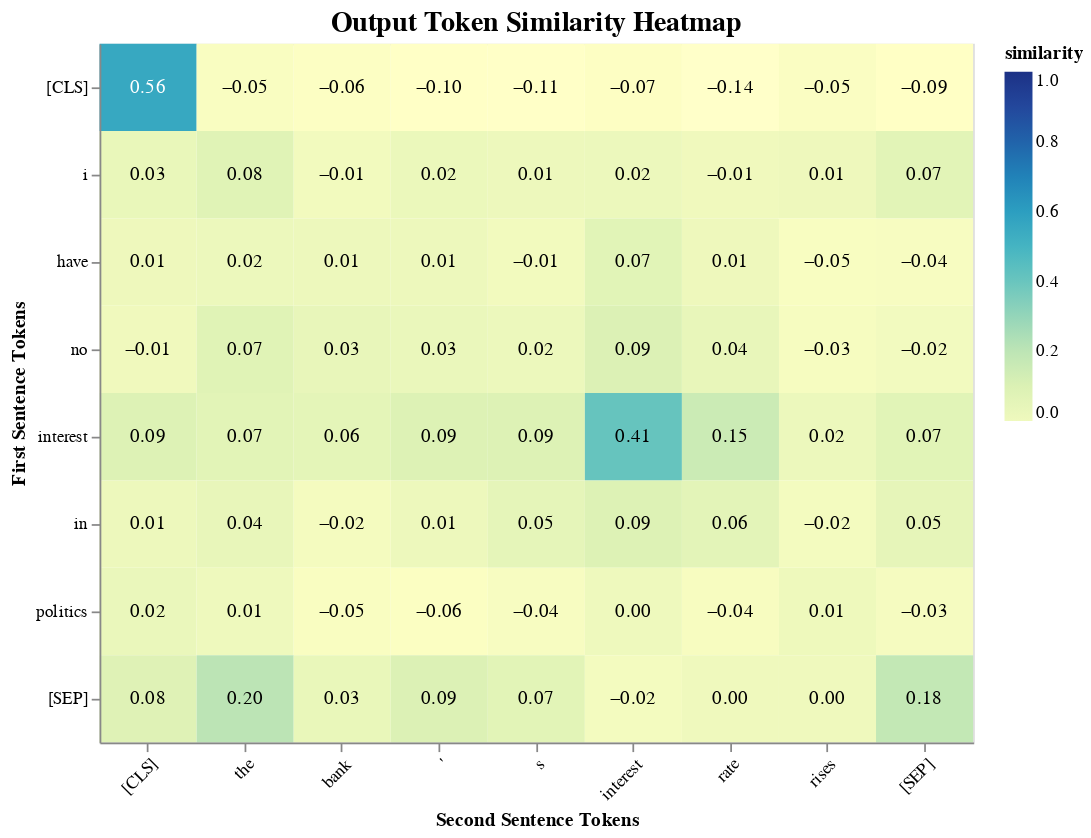

Here is the notebook cell this chart was saved with:
### Markdown cell above
### Visualize the **Output** Token Similarity

Similar to the way to visualized the similarity of the **Input** tokens from the embedding lookup table, we will visualize the similar of the same tokens from the **Output** of the transformer model, after it applied the positional encoding and the attention layers.

### Code cell
# Get token labels
x_labels = model.tokenizer.convert_ids_to_tokens(second_tokens["input_ids"][0])
y_labels = model.tokenizer.convert_ids_to_tokens(first_tokens["input_ids"][0])

# Create a DataFrame for Altair
data = pd.DataFrame(
    [(x, y, distances[i, j]) for i, y in enumerate(y_labels) for j, x in enumerate(x_labels)],
    columns=['x', 'y', 'similarity']
)

# Create heatmap using Altair
chart = alt.Chart(data).mark_rect().encode(
    x=alt.X('x:O', title='Second Sentence Tokens', axis=alt.Axis(labelAngle=-45), sort=x_labels),
    y=alt.Y('y:O', title='First Sentence Tokens', sort=y_labels),
    color=alt.Color('similarity:Q', scale=alt.Scale(scheme='yellowgreenblue', domain=[0, 1])),
    tooltip=['x', 'y', alt.Tooltip('similarity:Q', format='.2f')]
).properties(
    width=500,
    height=400,
    title='Output Token Similarity Heatmap'
)

# Add text labels
text = chart.mark_text(baseline='middle').encode(
    text=alt.Text('similarity:Q', format='.2f'),
    color=alt.condition(
        alt.datum.similarity > 0.5,
        alt.value('white'),
        alt.value('black')
    )
)

# Combine chart and text
final_chart = (chart + text).configure_title(fontSize=16)

# Display the chart
final_chart

### Figure 1 — Vega specification as saved in the notebook (floating-point values rounded to 4 significant figures)
{"$schema": "https://vega.github.io/schema/vega/v5.json", "data": [{"name": "source_0", "values": [{"similarity": "0.5562288165092468", "x": "[CLS]", "x_x_sort_index": 0.0, "y": "[CLS]", "y_y_sort_index": 0.0}, {"similarity": "-0.048242345452308655", "x": "the", "x_x_sort_index": 1.0, "y": "[CLS]", "y_y_sort_index": 0.0}, {"similarity": "-0.06309377402067184", "x": "bank", "x_x_sort_index": 2.0, "y": "[CLS]", "y_y_sort_index": 0.0}, {"similarity": "-0.1001487597823143", "x": "'", "x_x_sort_index": 3.0, "y": "[CLS]", "y_y_sort_index": 0.0}, {"similarity": "-0.1088927686214447", "x": "s", "x_x_sort_index": 4.0, "y": "[CLS]", "y_y_sort_index": 0.0}, {"similarity": "-0.06763740628957748", "x": "interest", "x_x_sort_index": 5.0, "y": "[CLS]", "y_y_sort_index": 0.0}, {"similarity": "-0.138666570186615", "x": "rate", "x_x_sort_index": 6.0, "y": "[CLS]", "y_y_sort_index": 0.0}, {"similarity": "-0.05464452877640724", "x": "rises", "x_x_sort_index": 7.0, "y": "[CLS]", "y_y_sort_index": 0.0}, {"similarity": "-0.09434383362531662", "x": "[SEP]", "x_x_sort_index": 8.0, "y": "[CLS]", "y_y_sort_index": 0.0}, {"similarity": "0.030221667140722275", "x": "[CLS]", "x_x_sort_index": 0.0, "y": "i", "y_y_sort_index": 1.0}, {"similarity": "0.07727539539337158", "x": "the", "x_x_sort_index": 1.0, "y": "i", "y_y_sort_index": 1.0}, {"similarity": "-0.012917368672788143", "x": "bank", "x_x_sort_index": 2.0, "y": "i", "y_y_sort_index": 1.0}, {"similarity": "0.01774468645453453", "x": "'", "x_x_sort_index": 3.0, "y": "i", "y_y_sort_index": 1.0}, {"similarity": "0.007629282772541046", "x": "s", "x_x_sort_index": 4.0, "y": "i", "y_y_sort_index": 1.0}, {"similarity": "0.015204433351755142", "x": "interest", "x_x_sort_index": 5.0, "y": "i", "y_y_sort_index": 1.0}, {"similarity": "-0.005452487617731094", "x": "rate", "x_x_sort_index": 6.0, "y": "i", "y_y_sort_index": 1.0}, {"similarity": "0.006697662174701691", "x": "rises", "x_x_sort_index": 7.0, "y": "i", "y_y_sort_index": 1.0}, {"similarity": "0.06716310977935791", "x": "[SEP]", "x_x_sort_index": 8.0, "y": "i", "y_y_sort_index": 1.0}, {"similarity": "0.00663348101079464", "x": "[CLS]", "x_x_sort_index": 0.0, "y": "have", "y_y_sort_index": 2.0}, {"similarity": "0.01564936339855194", "x": "the", "x_x_sort_index": 1.0, "y": "have", "y_y_sort_index": 2.0}, {"similarity": "0.012428860180079937", "x": "bank", "x_x_sort_index": 2.0, "y": "have", "y_y_sort_index": 2.0}, {"similarity": "0.011913347989320755", "x": "'", "x_x_sort_index": 3.0, "y": "have", "y_y_sort_index": 2.0}, {"similarity": "-0.014825351536273956", "x": "s", "x_x_sort_index": 4.0, "y": "have", "y_y_sort_index": 2.0}, {"similarity": "0.06870950758457184", "x": "interest", "x_x_sort_index": 5.0, "y": "have", "y_y_sort_index": 2.0}, {"similarity": "0.006415594834834337", "x": "rate", "x_x_sort_index": 6.0, "y": "have", "y_y_sort_index": 2.0}, {"similarity": "-0.04572228342294693", "x": "rises", "x_x_sort_index": 7.0, "y": "have", "y_y_sort_index": 2.0}, {"similarity": "-0.042286597192287445", "x": "[SEP]", "x_x_sort_index": 8.0, "y": "have", "y_y_sort_index": 2.0}, {"similarity": "-0.0054005216807127", "x": "[CLS]", "x_x_sort_index": 0.0, "y": "no", "y_y_sort_index": 3.0}, {"similarity": "0.07278254628181458", "x": "the", "x_x_sort_index": 1.0, "y": "no", "y_y_sort_index": 3.0}, {"similarity": "0.034456200897693634", "x": "bank", "x_x_sort_index": 2.0, "y": "no", "y_y_sort_index": 3.0}, {"similarity": "0.027242761105298996", "x": "'", "x_x_sort_index": 3.0, "y": "no", "y_y_sort_index": 3.0}, {"similarity": "0.015076298266649246", "x": "s", "x_x_sort_index": 4.0, "y": "no", "y_y_sort_index": 3.0}, {"similarity": "0.09433852136135101", "x": "interest", "x_x_sort_index": 5.0, "y": "no", "y_y_sort_index": 3.0}, {"similarity": "0.035378679633140564", "x": "rate", "x_x_sort_index": 6.0, "y": "no", "y_y_sort_index": 3.0}, {"similarity": "-0.03255023807287216", "x": "rises", "x_x_sort_index": 7.0, "y": "no", "y_y_sort_index": 3.0}, {"similarity": "-0.016724061220884323", "x": "[SEP]", "x_x_sort_index": 8.0, "y": "no", "y_y_sort_index": 3.0}, {"similarity": "0.09201142191886902", "x": "[CLS]", "x_x_sort_index": 0.0, "y": "interest", "y_y_sort_index": 4.0}, {"similarity": "0.06500831246376038", "x": "the", "x_x_sort_index": 1.0, "y": "interest", "y_y_sort_index": 4.0}, {"similarity": "0.05518573522567749", "x": "bank", "x_x_sort_index": 2.0, "y": "interest", "y_y_sort_index": 4.0}, {"similarity": "0.09118212759494781", "x": "'", "x_x_sort_index": 3.0, "y": "interest", "y_y_sort_index": 4.0}, {"similarity": "0.08885516971349716", "x": "s", "x_x_sort_index": 4.0, "y": "interest", "y_y_sort_index": 4.0}, {"similarity": "0.40816235542297363", "x": "interest", "x_x_sort_index": 5.0, "y": "interest", "y_y_sort_index": 4.0}, {"similarity": "0.1520342081785202", "x": "rate", "x_x_sort_index": 6.0, "y": "interest", "y_y_sort_index": 4.0}, {"similarity": "0.016511956229805946", "x": "rises", "x_x_sort_index": 7.0, "y": "interest", "y_y_sort_index": 4.0}, {"similarity": "0.06784538924694061", "x": "[SEP]", "x_x_sort_index": 8.0, "y": "interest", "y_y_sort_index": 4.0}, {"similarity": "0.009336825460195541", "x": "[CLS]", "x_x_sort_index": 0.0, "y": "in", "y_y_sort_index": 5.0}, {"similarity": "0.03728051483631134", "x": "the", "x_x_sort_index": 1.0, "y": "in", "y_y_sort_index": 5.0}, {"similarity": "-0.02390780672430992", "x": "bank", "x_x_sort_index": 2.0, "y": "in", "y_y_sort_index": 5.0}, {"similarity": "0.011096506379544735", "x": "'", "x_x_sort_index": 3.0, "y": "in", "y_y_sort_index": 5.0}, {"similarity": "0.04804091528058052", "x": "s", "x_x_sort_index": 4.0, "y": "in", "y_y_sort_index": 5.0}, {"similarity": "0.09020525217056274", "x": "interest", "x_x_sort_index": 5.0, "y": "in", "y_y_sort_index": 5.0}, {"similarity": "0.059590283781290054", "x": "rate", "x_x_sort_index": 6.0, "y": "in", "y_y_sort_index": 5.0}, {"similarity": "-0.020214218646287918", "x": "rises", "x_x_sort_index": 7.0, "y": "in", "y_y_sort_index": 5.0}, {"similarity": "0.045748528093099594", "x": "[SEP]", "x_x_sort_index": 8.0, "y": "in", "y_y_sort_index": 5.0}, {"similarity": "0.0226870346814394", "x": "[CLS]", "x_x_sort_index": 0.0, "y": "politics", "y_y_sort_index": 6.0}, {"similarity": "0.00542695727199316", "x": "the", "x_x_sort_index": 1.0, "y": "politics", "y_y_sort_index": 6.0}, {"similarity": "-0.0485311858355999", "x": "bank", "x_x_sort_index": 2.0, "y": "politics", "y_y_sort_index": 6.0}, {"similarity": "-0.0575743205845356", "x": "'", "x_x_sort_index": 3.0, "y": "politics", "y_y_sort_index": 6.0}, {"similarity": "-0.04210866987705231", "x": "s", "x_x_sort_index": 4.0, "y": "politics", "y_y_sort_index": 6.0}, {"similarity": "0.004363810643553734", "x": "interest", "x_x_sort_index": 5.0, "y": "politics", "y_y_sort_index": 6.0}, {"similarity": "-0.03878178820014", "x": "rate", "x_x_sort_index": 6.0, "y": "politics", "y_y_sort_index": 6.0}, {"similarity": "0.006085101515054703", "x": "rises", "x_x_sort_index": 7.0, "y": "politics", "y_y_sort_index": 6.0}, {"similarity": "-0.029861394315958023", "x": "[SEP]", "x_x_sort_index": 8.0, "y": "politics", "y_y_sort_index": 6.0}, {"similarity": "0.08212220668792725", "x": "[CLS]", "x_x_sort_index": 0.0, "y": "[SEP]", "y_y_sort_index": 7.0}, {"similarity": "0.20364753901958466", "x": "the", "x_x_sort_index": 1.0, "y": "[SEP]", "y_y_sort_index": 7.0}, {"similarity": "0.031104475259780884", "x": "bank", "x_x_sort_index": 2.0, "y": "[SEP]", "y_y_sort_index": 7.0}, {"similarity": "0.09438832104206085", "x": "'", "x_x_sort_index": 3.0, "y": "[SEP]", "y_y_sort_index": 7.0}, {"similarity": "0.06548695266246796", "x": "s", "x_x_sort_index": 4.0, "y": "[SEP]", "y_y_sort_index": 7.0}, {"similarity": "-0.021434202790260315", "x": "interest", "x_x_sort_index": 5.0, "y": "[SEP]", "y_y_sort_index": 7.0}, {"similarity": "0.0009773503988981247", "x": "rate", "x_x_sort_index": 6.0, "y": "[SEP]", "y_y_sort_index": 7.0}, {"similarity": "-0.0023945067077875137", "x": "rises", "x_x_sort_index": 7.0, "y": "[SEP]", "y_y_sort_index": 7.0}, {"similarity": "0.1786804050207138", "x": "[SEP]", "x_x_sort_index": 8.0, "y": "[SEP]", "y_y_sort_index": 7.0}]}, {"name": "data_0", "values": [{"similarity": "0.5562288165092468", "x": "[CLS]", "y": "[CLS]"}, {"similarity": "-0.048242345452308655", "x": "the", "y": "[CLS]"}, {"similarity": "-0.06309377402067184", "x": "bank", "y": "[CLS]"}, {"similarity": "-0.1001487597823143", "x": "'", "y": "[CLS]"}, {"similarity": "-0.1088927686214447", "x": "s", "y": "[CLS]"}, {"similarity": "-0.06763740628957748", "x": "interest", "y": "[CLS]"}, {"similarity": "-0.138666570186615", "x": "rate", "y": "[CLS]"}, {"similarity": "-0.05464452877640724", "x": "rises", "y": "[CLS]"}, {"similarity": "-0.09434383362531662", "x": "[SEP]", "y": "[CLS]"}, {"similarity": "0.030221667140722275", "x": "[CLS]", "y": "i"}, {"similarity": "0.07727539539337158", "x": "the", "y": "i"}, {"similarity": "-0.012917368672788143", "x": "bank", "y": "i"}, {"similarity": "0.01774468645453453", "x": "'", "y": "i"}, {"similarity": "0.007629282772541046", "x": "s", "y": "i"}, {"similarity": "0.015204433351755142", "x": "interest", "y": "i"}, {"similarity": "-0.005452487617731094", "x": "rate", "y": "i"}, {"similarity": "0.006697662174701691", "x": "rises", "y": "i"}, {"similarity": "0.06716310977935791", "x": "[SEP]", "y": "i"}, {"similarity": "0.00663348101079464", "x": "[CLS]", "y": "have"}, {"similarity": "0.01564936339855194", "x": "the", "y": "have"}, {"similarity": "0.012428860180079937", "x": "bank", "y": "have"}, {"similarity": "0.011913347989320755", "x": "'", "y": "have"}, {"similarity": "-0.014825351536273956", "x": "s", "y": "have"}, {"similarity": "0.06870950758457184", "x": "interest", "y": "have"}, {"similarity": "0.006415594834834337", "x": "rate", "y": "have"}, {"similarity": "-0.04572228342294693", "x": "rises", "y": "have"}, {"similarity": "-0.042286597192287445", "x": "[SEP]", "y": "have"}, {"similarity": "-0.0054005216807127", "x": "[CLS]", "y": "no"}, {"similarity": "0.07278254628181458", "x": "the", "y": "no"}, {"similarity": "0.034456200897693634", "x": "bank", "y": "no"}, {"similarity": "0.027242761105298996", "x": "'", "y": "no"}, {"similarity": "0.015076298266649246", "x": "s", "y": "no"}, {"similarity": "0.09433852136135101", "x": "interest", "y": "no"}, {"similarity": "0.035378679633140564", "x": "rate", "y": "no"}, {"similarity": "-0.03255023807287216", "x": "rises", "y": "no"}, {"similarity": "-0.016724061220884323", "x": "[SEP]", "y": "no"}, {"similarity": "0.09201142191886902", "x": "[CLS]", "y": "interest"}, {"similarity": "0.06500831246376038", "x": "the", "y": "interest"}, {"similarity": "0.05518573522567749", "x": "bank", "y": "interest"}, {"similarity": "0.09118212759494781", "x": "'", "y": "interest"}, {"similarity": "0.08885516971349716", "x": "s", "y": "interest"}, {"similarity": "0.40816235542297363", "x": "interest", "y": "interest"}, {"similarity": "0.1520342081785202", "x": "rate", "y": "interest"}, {"similarity": "0.016511956229805946", "x": "rises", "y": "interest"}, {"similarity": "0.06784538924694061", "x": "[SEP]", "y": "interest"}, {"similarity": "0.009336825460195541", "x": "[CLS]", "y": "in"}, {"similarity": "0.03728051483631134", "x": "the", "y": "in"}, {"similarity": "-0.02390780672430992", "x": "bank", "y": "in"}, {"similarity": "0.011096506379544735", "x": "'", "y": "in"}, {"similarity": "0.04804091528058052", "x": "s", "y": "in"}, {"similarity": "0.09020525217056274", "x": "interest", "y": "in"}, {"similarity": "0.059590283781290054", "x": "rate", "y": "in"}, {"similarity": "-0.020214218646287918", "x": "rises", "y": "in"}, {"similarity": "0.045748528093099594", "x": "[SEP]", "y": "in"}, {"similarity": "0.0226870346814394", "x": "[CLS]", "y": "politics"}, {"similarity": "0.00542695727199316", "x": "the", "y": "politics"}, {"similarity": "-0.0485311858355999", "x": "bank", "y": "politics"}, {"similarity": "-0.0575743205845356", "x": "'", "y": "politics"}, {"similarity": "-0.04210866987705231", "x": "s", "y": "politics"}, {"similarity": "0.004363810643553734", "x": "interest", "y": "politics"}, {"similarity": "-0.03878178820014", "x": "rate", "y": "politics"}, {"similarity": "0.006085101515054703", "x": "rises", "y": "politics"}, {"similarity": "-0.029861394315958023", "x": "[SEP]", "y": "politics"}, {"similarity": "0.08212220668792725", "x": "[CLS]", "y": "[SEP]"}, {"similarity": "0.20364753901958466", "x": "the", "y": "[SEP]"}, {"similarity": "0.031104475259780884", "x": "bank", "y": "[SEP]"}, {"similarity": "0.09438832104206085", "x": "'", "y": "[SEP]"}, {"similarity": "0.06548695266246796", "x": "s", "y": "[SEP]"}, {"similarity": "-0.021434202790260315", "x": "interest", "y": "[SEP]"}, {"similarity": "0.0009773503988981247", "x": "rate", "y": "[SEP]"}, {"similarity": "-0.0023945067077875137", "x": "rises", "y": "[SEP]"}, {"similarity": "0.1786804050207138", "x": "[SEP]", "y": "[SEP]"}]}, {"name": "source_0_x_domain_x", "values": [{"sort_field": 0.0, "x": "[CLS]"}, {"sort_field": 1.0, "x": "the"}, {"sort_field": 2.0, "x": "bank"}, {"sort_field": 3.0, "x": "'"}, {"sort_field": 4.0, "x": "s"}, {"sort_field": 5.0, "x": "interest"}, {"sort_field": 6.0, "x": "rate"}, {"sort_field": 7.0, "x": "rises"}, {"sort_field": 8.0, "x": "[SEP]"}]}, {"name": "source_0_y_domain_y", "values": [{"sort_field": 0.0, "y": "[CLS]"}, {"sort_field": 1.0, "y": "i"}, {"sort_field": 2.0, "y": "have"}, {"sort_field": 3.0, "y": "no"}, {"sort_field": 4.0, "y": "interest"}, {"sort_field": 5.0, "y": "in"}, {"sort_field": 6.0, "y": "politics"}, {"sort_field": 7.0, "y": "[SEP]"}]}], "marks": [{"type": "rect", "name": "layer_0_marks", "from": {"data": "data_0"}, "encode": {"update": {"y": {"field": "y", "scale": "y"}, "x": {"field": "x", "scale": "x"}, "height": {"signal": "max(0.25, bandwidth('y'))"}, "tooltip": {"signal": "{\"x\": isValid(datum[\"x\"]) ? datum[\"x\"] : \"\"+datum[\"x\"], \"y\": isValid(datum[\"y\"]) ? datum[\"y\"] : \"\"+datum[\"y\"], \"similarity\": format(datum[\"similarity\"], \".2f\")}"}, "fill": {"field": "similarity", "scale": "color"}, "width": {"signal": "max(0.25, bandwidth('x'))"}}}, "style": ["rect"]}, {"type": "text", "name": "layer_1_marks", "from": {"data": "source_0"}, "encode": {"update": {"text": {"signal": "format(datum[\"similarity\"], \".2f\")"}, "fill": [{"value": "white", "test": "(datum.similarity > 0.5)"}, {"value": "black"}], "y": {"field": "y", "scale": "y", "band": 0.5}, "baseline": {"value": "middle"}, "tooltip": {"signal": "{\"x\": isValid(datum[\"x\"]) ? datum[\"x\"] : \"\"+datum[\"x\"], \"y\": isValid(datum[\"y\"]) ? datum[\"y\"] : \"\"+datum[\"y\"], \"similarity\": format(datum[\"similarity\"], \".2f\")}"}, "x": {"field": "x", "scale": "x", "band": 0.5}, "align": {"value": "center"}}}, "style": ["text"]}], "scales": [{"name": "x", "type": "band", "domain": {"data": "source_0_x_domain_x", "field": "x", "sort": {"op": "max", "field": "sort_field"}}, "range": [0, {"signal": "width"}], "paddingOuter": 0, "paddingInner": 0}, {"name": "y", "type": "band", "domain": {"data": "source_0_y_domain_y", "field": "y", "sort": {"op": "max", "field": "sort_field"}}, "range": [0, {"signal": "height"}], "paddingOuter": 0, "paddingInner": 0}, {"name": "color", "type": "linear", "domain": [0, 1], "range": {"scheme": "yellowgreenblue"}, "zero": true, "interpolate": "hcl"}], "axes": [{"scale": "x", "labelAngle": 315, "labelBaseline": "top", "labelAlign": "right", "zindex": 1, "title": "Second Sentence Tokens", "orient": "bottom", "grid": false}, {"scale": "y", "zindex": 1, "orient": "left", "grid": false, "title": "First Sentence Tokens"}], "title": {"text": "Output Token Similarity Heatmap", "frame": "group"}, "height": 400, "background": "white", "style": "cell", "config": {"style": {"group-title": {"fontSize": 16}}}, "legends": [{"fill": "color", "gradientLength": {"signal": "clamp(height, 64, 200)"}, "title": "similarity"}], "width": 500, "padding": 5}
